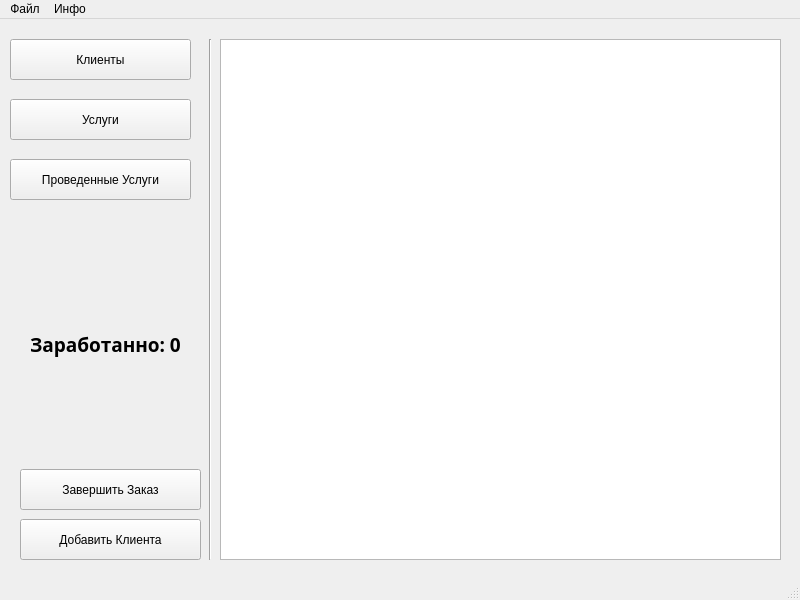
<?xml version="1.0" encoding="UTF-8"?>
<ui version="4.0">
 <class>MainWindow</class>
 <widget class="QMainWindow" name="MainWindow">
  <property name="geometry">
   <rect>
    <x>0</x>
    <y>0</y>
    <width>800</width>
    <height>600</height>
   </rect>
  </property>
  <property name="windowTitle">
   <string>MainWindow</string>
  </property>
  <widget class="QWidget" name="centralwidget">
   <widget class="QPushButton" name="pushButton">
    <property name="geometry">
     <rect>
      <x>10</x>
      <y>20</y>
      <width>181</width>
      <height>41</height>
     </rect>
    </property>
    <property name="text">
     <string>Клиенты</string>
    </property>
   </widget>
   <widget class="QPushButton" name="pushButton_2">
    <property name="geometry">
     <rect>
      <x>10</x>
      <y>80</y>
      <width>181</width>
      <height>41</height>
     </rect>
    </property>
    <property name="text">
     <string>Услуги</string>
    </property>
   </widget>
   <widget class="QPushButton" name="pushButton_5">
    <property name="geometry">
     <rect>
      <x>20</x>
      <y>500</y>
      <width>181</width>
      <height>41</height>
     </rect>
    </property>
    <property name="text">
     <string>Добавить Клиента</string>
    </property>
   </widget>
   <widget class="Line" name="line">
    <property name="geometry">
     <rect>
      <x>200</x>
      <y>20</y>
      <width>20</width>
      <height>521</height>
     </rect>
    </property>
    <property name="orientation">
     <enum>Qt::Vertical</enum>
    </property>
   </widget>
   <widget class="QPushButton" name="pushButton_4">
    <property name="geometry">
     <rect>
      <x>20</x>
      <y>450</y>
      <width>181</width>
      <height>41</height>
     </rect>
    </property>
    <property name="text">
     <string>Завершить Заказ</string>
    </property>
   </widget>
   <widget class="QTableWidget" name="tableWidget">
    <property name="geometry">
     <rect>
      <x>220</x>
      <y>20</y>
      <width>561</width>
      <height>521</height>
     </rect>
    </property>
   </widget>
   <widget class="QPushButton" name="pushButton_3">
    <property name="geometry">
     <rect>
      <x>10</x>
      <y>140</y>
      <width>181</width>
      <height>41</height>
     </rect>
    </property>
    <property name="text">
     <string>Проведенные Услуги</string>
    </property>
   </widget>
   <widget class="QLabel" name="label">
    <property name="geometry">
     <rect>
      <x>20</x>
      <y>220</y>
      <width>171</width>
      <height>211</height>
     </rect>
    </property>
    <property name="font">
     <font>
      <family>Rubik</family>
      <pointsize>14</pointsize>
      <weight>75</weight>
      <bold>true</bold>
     </font>
    </property>
    <property name="styleSheet">
     <string notr="true">color: &quot;green&quot;</string>
    </property>
    <property name="text">
     <string>Заработанно: 0</string>
    </property>
    <property name="textFormat">
     <enum>Qt::PlainText</enum>
    </property>
    <property name="scaledContents">
     <bool>true</bool>
    </property>
    <property name="alignment">
     <set>Qt::AlignCenter</set>
    </property>
    <property name="wordWrap">
     <bool>true</bool>
    </property>
   </widget>
  </widget>
  <widget class="QMenuBar" name="menubar">
   <property name="geometry">
    <rect>
     <x>0</x>
     <y>0</y>
     <width>800</width>
     <height>21</height>
    </rect>
   </property>
   <widget class="QMenu" name="menu">
    <property name="title">
     <string>Файл</string>
    </property>
    <addaction name="action_3"/>
   </widget>
   <widget class="QMenu" name="menu_2">
    <property name="title">
     <string>Инфо</string>
    </property>
    <addaction name="action"/>
    <addaction name="action_2"/>
   </widget>
   <addaction name="menu"/>
   <addaction name="menu_2"/>
  </widget>
  <widget class="QStatusBar" name="statusbar"/>
  <action name="action">
   <property name="text">
    <string>Об Авторе</string>
   </property>
  </action>
  <action name="action_2">
   <property name="text">
    <string>Об Программе</string>
   </property>
  </action>
  <action name="action_3">
   <property name="text">
    <string>Сохранить</string>
   </property>
  </action>
 </widget>
 <resources/>
 <connections/>
</ui>
